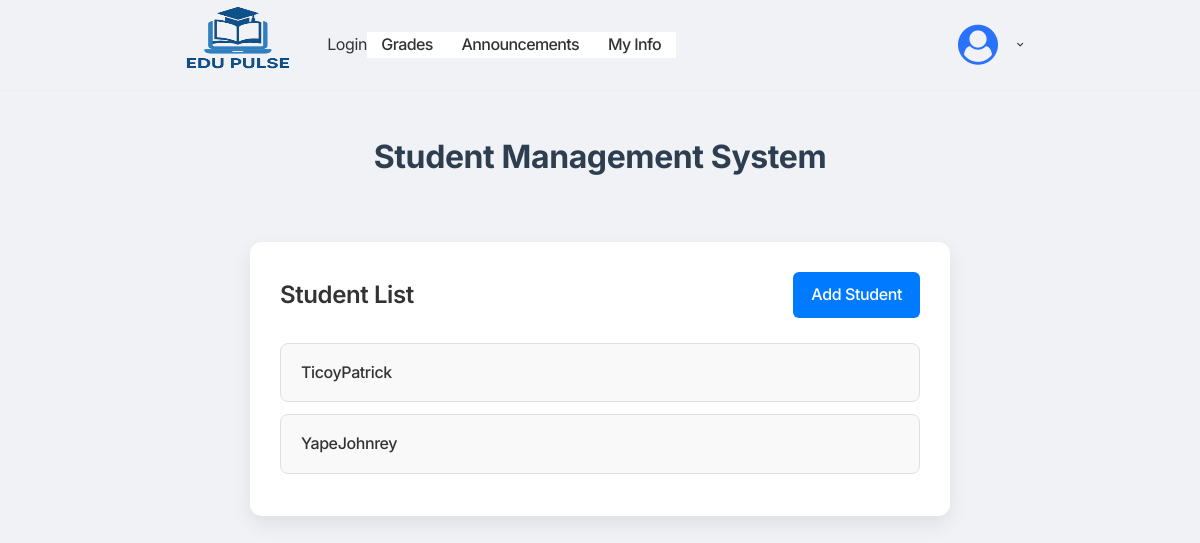
The page / on the database its author committed.
### app/models.py (models this page shows, shortened)
class Student(models.Model):
    first_name = models.CharField(max_length=100)
    last_name = models.CharField(max_length=100)
    student_id = models.IntegerField()
    section = models.CharField(max_length=100)
    age = models.IntegerField()
    email = models.EmailField()

### app/views.py (the view)
# urls.py: path('', StudentListView.as_view(), name='student_list'),
class StudentListView(ListView):
    model = Student
    template_name = 'app/student_list.html'

### app/templates/app/student_list.html (shortened to what this page needs)
{% extends 'app/base.html' %}
{% block content %}
<div class="student-container">
    <div class="student-header">
        <h2>Student List</h2>
        <a href="{% url 'student_create' %}" class="add-link">Add Student</a>
    </div>
    <ul class="list-group">
        {% for student in object_list %}
            <li class="list-group-item">
                <a href="{% url 'student_detail' student.pk %}">{{ student.last_name }}{{ student.first_name }}</a>
            </li>
        {% empty %}
            <li class="list-group-item">No students available.</li>
        {% endfor %}
    </ul>
</div>
{% endblock %}

### static/css/navbar.css (style rules this page uses)
* { margin: 0; padding: 0; box-sizing: border-box; font-family: "Inter", sans-serif; }
:root { --dark-grey: #333333; --medium-grey: #636363; --light-grey: #eeeeee; --ash: #f4f4f4; --primary-color: #2b72fb; --white: white; --border: 1px solid var(--light-grey); --shadow: rgba(0, 0, 0, 0.05) 0px 6px 24px 0px, rgba(0, 0, 0, 0.08) 0px 0px 0px 1px; }
body { font-family: inherit; background-color: var(--white); color: var(--dark-grey); letter-spacing: -0.4px; }
ul { list-style: none; }
a { text-decoration: none; color: inherit; }

### app/templates/app/base.html (style rules this page uses)
* { margin: 0; padding: 0; box-sizing: border-box; }
body { font-family: 'Segoe UI', Tahoma, Geneva, Verdana, sans-serif; background-color: #f5f6fa; color: #333; line-height: 1.6; }

### app/templates/app/student_list.html (style rules this page uses)
body { font-family: 'Segoe UI', Tahoma, Geneva, Verdana, sans-serif; background-color: #f0f2f5; margin: 0; padding: 0; }
.student-container { max-width: 700px; margin: 60px auto; padding: 30px; background-color: #ffffff; border-radius: 12px; box-shadow: 0 8px 20px rgba(0, 0, 0, 0.08); }
.student-header { display: flex; justify-content: space-between; align-items: center; margin-bottom: 25px; }
.student-header h2 { font-size: 24px; font-weight: 600; margin: 0; color: #333; }
.add-link { background-color: #007bff; color: #fff; padding: 10px 18px; border-radius: 6px; text-decoration: none; font-weight: 500; transition: background-color 0.3s ease; }
.list-group { list-style: none; padding: 0; margin: 0; }
.list-group-item { background-color: #f9f9f9; border: 1px solid #e0e0e0; padding: 16px 20px; border-radius: 8px; margin-bottom: 12px; transition: transform 0.2s ease, box-shadow 0.2s ease; }
.list-group-item a { color: #333; font-size: 16px; font-weight: 500; text-decoration: none; }

### rows shown on the page
Student: last_name "Ticoy", first_name "Patrick"
Student: last_name "Yape", first_name "Johnrey"
